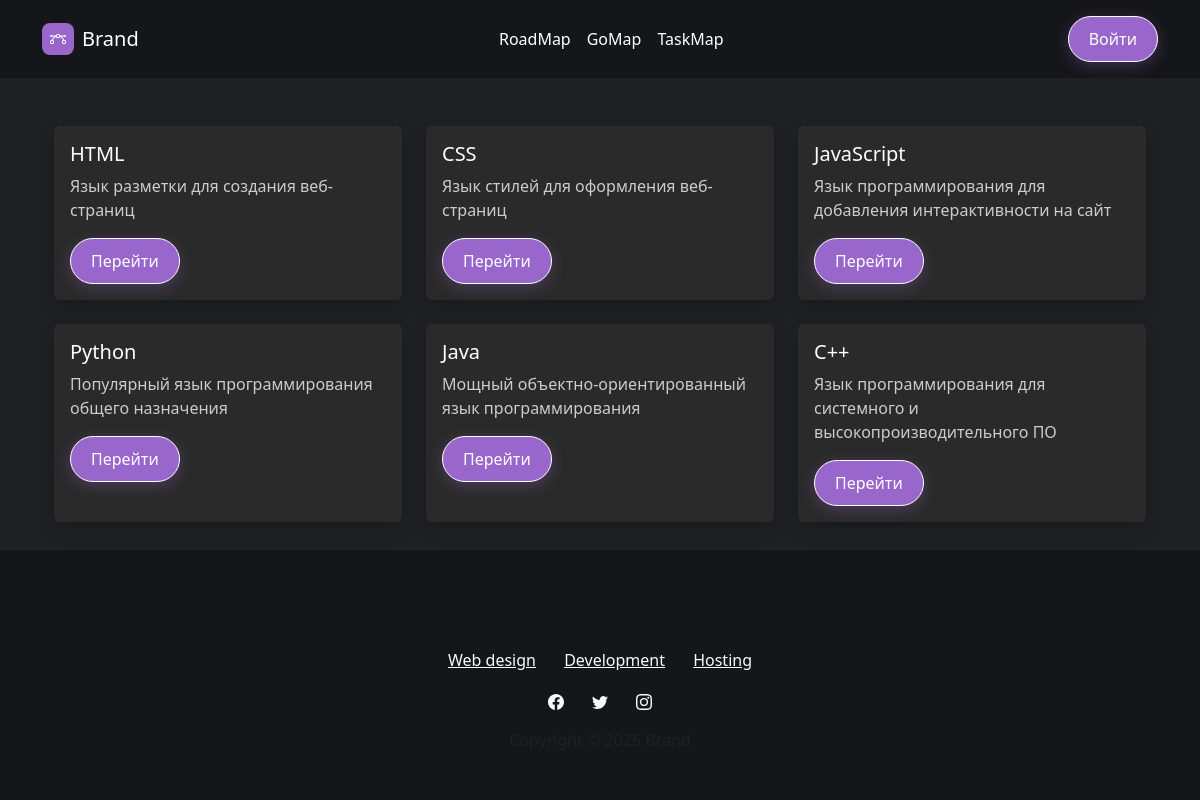
The page /tests/ on the database its author committed.
### archive_test/models.py (models this page shows, shortened)
class ProgrammingLanguage(models.Model):
    name = models.CharField(max_length=100)
    description = models.TextField()
    slug = models.SlugField(unique=True)

### archive_test/views.py (the view)
# urls.py: path('', views.test_list, name='archive_tests'),
def test_list(request):
    languages = ProgrammingLanguage.objects.all()
    return render(request, 'archive_test/test_list.html', {'languages': languages})

### archive_test/templates/archive_test/test_list.html (shortened to what this page needs)
{% extends 'base.html' %}
{% load static %}
{% block content %}
<div class="container py-4">
    <div class="row row-cols-1 row-cols-md-3 g-4">
        {% for lang in languages %}
        <div class="col">
            <div class="card h-100 shadow">
                <div class="card-body">
                    <h5 class="card-title">{{ lang.name }}</h5>
                    <p class="card-text">{{ lang.description }}</p>
                    <a href="{% url 'test_detail' lang.slug %}" class="btn custom-btn">Перейти</a>
                </div>
            </div>
        </div>
        {% endfor %}
    </div>
</div>
{% endblock %}

### static/css/style.css (style rules this page uses)
body { background: rgb(31, 32, 35); }

### archive_test/templates/archive_test/test_list.html (style rules this page uses)
html, body { height: 100%; margin: 0; background-color: rgb(31, 32, 35) !important; }
body { display: flex; flex-direction: column; }
.custom-btn { background-color: #9966CC !important; border-color: #ffffff !important; color: #ffffff !important; padding: 10px 20px; border-radius: 25px; transition: transform 0.3s ease, box-shadow 0.3s ease; outline: none !important; box-shadow: 0 4px 15px rgba(153, 102, 204, 0.3); }
.card { background: #2a2a2a; border: none; color: #cccccc; }
.card-title { color: #ffffff; }
.card-text { color: #cccccc; }

### rows shown on the page
ProgrammingLanguage: name "HTML", description "Язык разметки для создания веб-страниц"
ProgrammingLanguage: name "CSS", description "Язык стилей для оформления веб-страниц"
ProgrammingLanguage: name "JavaScript", description "Язык программирования для добавления интерактивности на сайт"
ProgrammingLanguage: name "Python", description "Популярный язык программирования общего назначения"
ProgrammingLanguage: name "Java", description "Мощный объектно-ориентированный язык программирования"
ProgrammingLanguage: name "C++", description "Язык программирования для системного и высокопроизводительного ПО"
